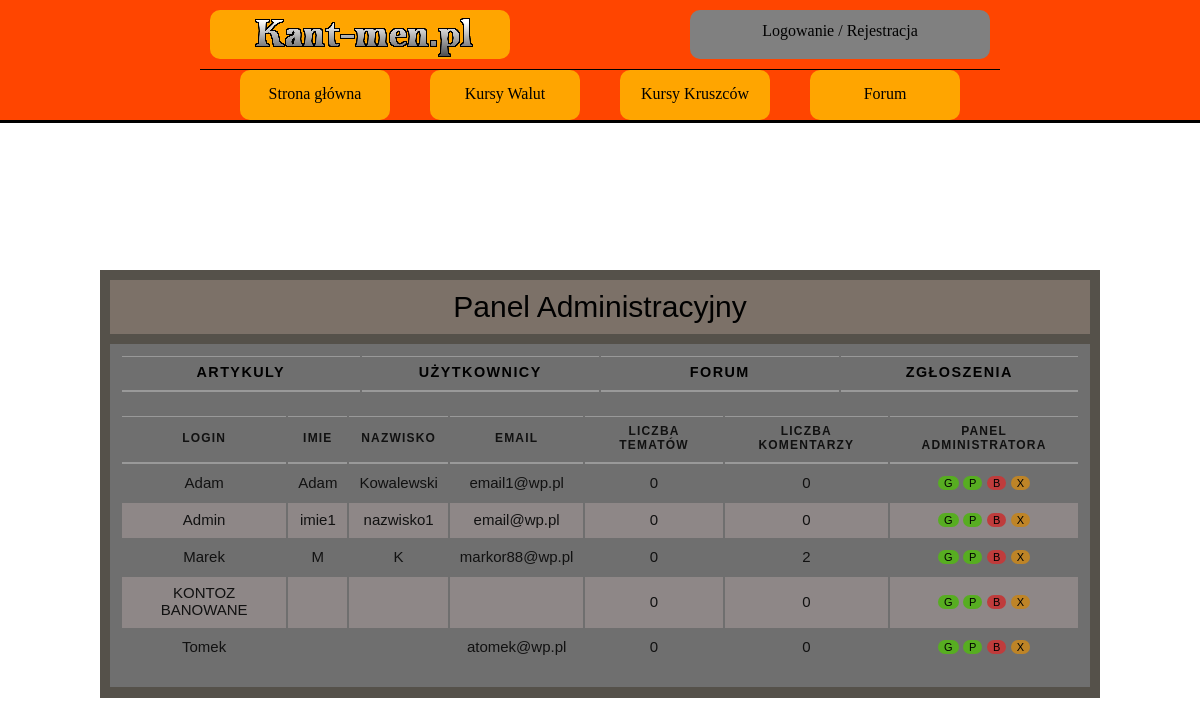
Screenshot of /panel_admin_u.php with the database file from the repository.
### tables this page shows
CREATE TABLE `user` (
  `ID_USER` int(10) NOT NULL,
  `LOGIN` varchar(20) NOT NULL,
  `HASLO` char(255) NOT NULL,
  `IMIE` varchar(50) NOT NULL,
  `NAZWISKO` varchar(50) NOT NULL,
  `EMAIL` varchar(50) NOT NULL,
  `WIEK` int(10) NOT NULL,
  `MIASTO` varchar(50) NOT NULL,
  `KRAJ` varchar(50) NOT NULL,
  `OPIS_PROFILU` text DEFAULT NULL,
  `ZDJECIE` varchar(255) DEFAULT NULL,
  `STW_WATKI` int(10) NOT NULL DEFAULT 0,
  `LICZ_KOMENTARZY` int(10) NOT NULL DEFAULT 0,
  `UPRAWNIENIA` varchar(10) NOT NULL DEFAULT 'USER'
);

### panel_admin_u.php (the view, shortened to what this page needs)
<!DOCTYPE HTML>
<html>
<head>
    <link href="CSS/styleGlowne.css" rel="stylesheet" type="text/css">
    <link href="CSS/stylePanelAdmina.css" rel="stylesheet" type="text/css">
</head>
<body>
<?php
include_once('rysowanieMenu.php');
?>
<main>
    <article class="artykol">
        <div class="tytul_artykulu">
            Panel Administracyjny
        </div>
        <section class="sekcja">
            <table>
                <tr>
                    <th class="panel_artykuly">
                        <a href="panel_admin_a.php">Artykuly</a>
                    </th>
                    <th class="panel_uzytkownicy">
                        <a href="panel_admin_u.php">Użytkownicy</a>
                    </th>
                    <th class="panel_forum">
                        <a href="panel_admin_f.php">Forum</a>
                    </th>
                    <th class="panel_zgloszenia">
                        <a href="panel_admin_z_k.php">Zgłoszenia</a>
                    </th>
                </tr>
            </table>
                        <?php
                        require_once "polaczeniezMySQL.php";
                        $polaczenie = @new mysqli($host,$db_user,$db_password,$db_name);
                        if($polaczenie->connect_errno!=0)
                        {
                            echo "Error: ".$polaczenie->connect_errno;
                        }
                        else
                        {
                        $rezultat = $polaczenie->query("SELECT * FROM user");
                        if(!$rezultat)
                        {
                            throw new Exception($polaczenie->error);
                        }
                        else
                        {
                        $iterator = 0;
                        ?>
            <div class="tabliczki">
                <table>
                    <tr>
                        <th class="uzytkownik_wst">Login</th>
                        <th class="uzytkownik_wst">Imie</th>
                        <th class="uzytkownik_wst">Nazwisko</th>
                        <th class="uzytkownik_wst">Email</th>
                        <th class="czas_wstawienia">Liczba tematów</th>
                        <th class="liczba_odwiedzin">Liczba Komentarzy</th>
                        <th class="panel_admin">Panel Administratora</th>
                    </tr>
                        <?php
                        while($row = mysqli_fetch_array($rezultat))
                        {
                            if(($iterator%2)==0)
                        {
                        ?>
                    <tr>
                        <td class="uzytkownik_wst"><?php echo'<a href="profilowe.php?user='.$row['ID_USER'].'">'.$row['LOGIN'].'</a>';?></td>
                        <td class="uzytkownik_wst"><?php echo $row['IMIE'];?></td>
                        <td class="uzytkownik_wst"><?php echo $row['NAZWISKO'];?></td>
                        <td class="uzytkownik_wst"><?php echo $row['EMAIL'];?></td>
                        <td class="czas_wstawienia"><?php echo $row['STW_WATKI'];?></td>
                        <td class="liczba_odwiedzin"><?php echo $row['LICZ_KOMENTARZY'];?></td>
                        <td class="panel_admin">
                            <a><button type="button" class="mute_glowna" name="butt_glowna" method="post">G</button></a>
                            <a><button type="button" class="mute_glowna" name="butt_glowna" method="post">P</button></a>
                            <a><button type="button" class="ban_button" name="butt_ban" method="post">B</button></a>
                            <a ><button type="button" class="del_button" name="butt_del" method="post">X</button></a>
                        </td>
                    </tr>
                    <?php
                    }else{
                        ?>
                    <tr class="codrugi">
                        <td class="uzytkownik_wst"><?php echo'<a href="profilowe.php?user='.$row['ID_USER'].'">'.$row['LOGIN'].'</a>';?></td>
                        <td class="uzytkownik_wst"><?php echo $row['IMIE'];?></td>
                        <td class="uzytkownik_wst"><?php echo $row['NAZWISKO'];?></td>
                        <td class="uzytkownik_wst"><?php echo $row['EMAIL'];?></td>
                        <td class="czas_wstawienia"><?php echo $row['STW_WATKI'];?></td>
                        <td class="liczba_odwiedzin"><?php echo $row['LICZ_KOMENTARZY'];?></td>
                        <td class="panel_admin">
                            <a><button type="button" class="mute_glowna" name="butt_glowna" method="post">G</button></a>
                            <a><button type="button" class="mute_glowna" name="butt_glowna" method="post">P</button></a>
                            <a><button type="button" class="ban_button" name="butt_ban" method="post">B</button></a>
                            <a ><button type="button" class="del_button" name="butt_del" method="post">X</button></a>
                        </td>
                    </tr>
                    <?php
                                            }
                                            $iterator++;
                                        }
                            }
                        }
                                        ?>
                </table>
            </div>
        </section>
    </article>
</main>
</body>
</html>

### CSS/styleGlowne.css (style rules this page uses)
body { background-color: white; justify-content: center; align-items: center; }
main { background-color: white; margin-left: auto; margin-right: auto; width: 1000px; height: auto; margin-top: 130px; align-items: center; }
a { text-decoration: none; color: inherit; }

### CSS/stylePanelAdmina.css (style rules this page uses)
main { width: 1000px; }
.artykol { background-color:rgb(85, 81, 74); position:relative; top: 140px; padding-bottom: 1px; margin-bottom: 40px; margin-left: auto; margin-right: auto; }
.sekcja { position:relative; background-color: rgb(111, 111, 111); margin: 20px 10px 10px 10px; padding: 10px 10px 10px 10px; text-align: center; }
a { text-decoration: none; color: inherit; }
.tytul_artykulu { position: relative; background-color:rgb(124, 113, 104); width: auto; margin: 10px; padding: 10px; text-align: center; font-family: sans-serif; font-size: 30px; top: 10px; }
.tabliczki { color: #111111; margin: 20px auto 10px auto; }
table { width: 960px; font-family: sans-serif; }
th, td { padding: 7px 10px 10px 10px; }
th { text-transform: uppercase; letter-spacing: 0.1em; font-size: 90%; border-bottom: 2px solid #999; border-top: 1px solid #999; text-align: center; }
tr.codrugi { background-color: #8e8787; }
td.panel_admin ,td.wstawione_memy,td.liczba_odwiedzin { text-align: center; }
th.panel_uzytkownicy, th.panel_forum, th.panel_artykuly, th.panel_zgloszenia { width: 25%; }
th.ID,th.uzytkownik_wst, th.czas_wstawienia,th.liczba_odwiedzin,th.panel_admin { font-size: 12px; }
td.uzytkownik_wst,td.czas_wstawienia,td.liczba_odwiedzin { font-size: 15px; }
.ban_button,.mute_button,.mute_glowna,.del_button,.mod_button { border: none; border-radius: 50px; transition: background .6s; font-size: 11px; }
.ban_button { background-color: #bf3c3c; }
.mute_glowna,.mute_button { background-color: #57ad21; }
.del_button { background-color: #be8427; }

### rows the page displays
user: LOGIN "Adam", IMIE "Adam", NAZWISKO "Kowalewski", EMAIL "email1@wp.pl", STW_WATKI "0", LICZ_KOMENTARZY "0"
user: LOGIN "Admin", IMIE "imie1", NAZWISKO "nazwisko1", EMAIL "email@wp.pl", STW_WATKI "0", LICZ_KOMENTARZY "0"
user: LOGIN "Marek", IMIE "M", NAZWISKO "K", EMAIL "markor88@wp.pl", STW_WATKI "0", LICZ_KOMENTARZY "2"
user: LOGIN "KONTOZ BANOWANE", STW_WATKI "0", LICZ_KOMENTARZY "0"
user: LOGIN "Tomek", EMAIL "atomek@wp.pl", STW_WATKI "0", LICZ_KOMENTARZY "0"
